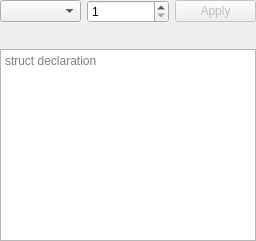
<?xml version="1.0" encoding="UTF-8"?>
<ui version="4.0">
 <class>StructDeclaration</class>
 <widget class="QWidget" name="StructDeclaration">
  <layout class="QVBoxLayout" name="structDeclarationLayout">
   <property name="leftMargin">
    <number>0</number>
   </property>
   <property name="topMargin">
    <number>0</number>
   </property>
   <property name="rightMargin">
    <number>0</number>
   </property>
   <property name="bottomMargin">
    <number>0</number>
   </property>
   <item>
    <layout class="QHBoxLayout" name="structControlsLayout">
     <item>
      <widget class="QComboBox" name="entryComboBox">
       <property name="sizeAdjustPolicy">
        <enum>QComboBox::AdjustToContents</enum>
       </property>
      </widget>
     </item>
     <item>
      <widget class="QSpinBox" name="entryCountSpinBox">
       <property name="minimum">
        <number>1</number>
       </property>
       <property name="maximum">
        <number>1000000</number>
       </property>
       <property name="value">
        <number>1</number>
       </property>
      </widget>
     </item>
     <item>
      <widget class="QPushButton" name="applyButton">
       <property name="text">
        <string>Apply</string>
       </property>
       <property name="enabled">
        <bool>false</bool>
       </property>
      </widget>
     </item>
    </layout>
   </item>
   <item>
    <widget class="QLabel" name="structDeclarationStatusLabel">
     <property name="visible">
      <bool>false</bool>
     </property>
     <property name="wordWrap">
      <bool>true</bool>
     </property>
    </widget>
   </item>
   <item>
    <widget class="QPlainTextEdit" name="structDeclarationEdit">
     <property name="lineWrapMode">
      <enum>QPlainTextEdit::NoWrap</enum>
     </property>
     <property name="tabStopDistance">
      <double>32.000000000000000</double>
     </property>
     <property name="placeholderText">
      <string>struct declaration</string>
     </property>
    </widget>
   </item>
  </layout>
 </widget>
 <resources/>
 <connections/>
</ui>
